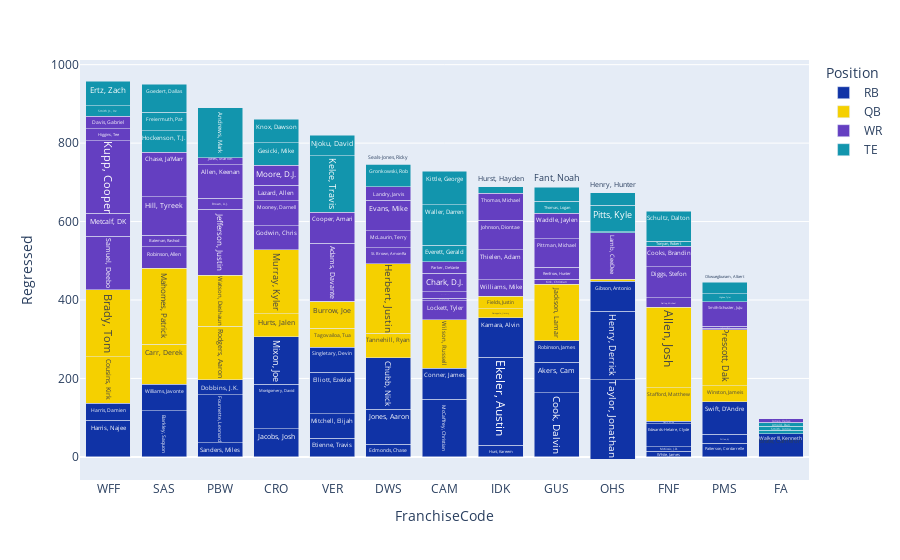

Notebook code for this chart:
### Code cell
sorter = fran_rank.index

fran_rost.FranchiseCode = fran_rost.FranchiseCode.astype("category")
fran_rost.FranchiseCode.cat.set_categories(sorter, inplace=True)
fran_rost.sort_values(["FranchiseCode"], inplace=True)

fig = px.bar(fran_rost, 
             x="FranchiseCode", 
             y="Regressed", 
             color="Position", 
             text='Name', 
             color_discrete_map={
                "RB": "#1033a6", #blue #1033a6 #0c2987
                "TE": "#1295ad", #teal #02687b #038097
                "WR": "#643fc1", #purple #4f22bc #643fc1
                "QB": "#f5d000"}, #gold #f5d000
             category_orders={
                 "Position": ["RB", "QB", "WR", "TE"]}
            )
fig.update_layout(barmode='stack', xaxis={'categoryorder':'total descending'})
fig.show()

### Figure 1 — Plotly figure (JSON) as saved in the notebook; plotly's stock layout.template omitted (floating-point values rounded to 4 significant figures)
{"data": [{"alignmentgroup": "True", "hovertemplate": "Position=RB<br>FranchiseCode=%{x}<br>Regressed=%{y}<br>Name=%{text}<extra></extra>", "legendgroup": "RB", "marker": {"color": "#1033a6", "pattern": {"shape": ""}}, "name": "RB", "offsetgroup": "RB", "orientation": "v", "showlegend": true, "text": ["Harris, Najee", "Harris, Damien", "Barkley, Saquon", "Williams, Javonte", "Sanders, Miles", "Fournette, Leonard", "Dobbins, J.K.", "Jacobs, Josh", "Montgomery, David", "Mixon, Joe", "Etienne, Travis", "Mitchell, Elijah", "Elliott, Ezekiel", "Singletary, Devin", "Edmonds, Chase", "Jones, Aaron", "Chubb, Nick", "McCaffrey, Christian", "Conner, James", "Hunt, Kareem", "Ekeler, Austin", "Kamara, Alvin", "Cook, Dalvin", "Akers, Cam", "Robinson, James", "Benjamin, Eno", "Taylor, Jonathan", "Henry, Derrick", "Gibson, Antonio", "White, James", "McKissic, J.D.", "Edwards-Helaire, Clyde", "Davis, Mike", "Patterson, Cordarrelle", "Dillon, AJ", "Swift, D'Andre", "Walker III, Kenneth", "Hall, Breece"], "textposition": "auto", "type": "bar", "x": ["WFF", "WFF", "SAS", "SAS", "PBW", "PBW", "PBW", "CRO", "CRO", "CRO", "VER", "VER", "VER", "VER", "DWS", "DWS", "DWS", "CAM", "CAM", "IDK", "IDK", "IDK", "GUS", "GUS", "GUS", "OHS", "OHS", "OHS", "OHS", "FNF", "FNF", "FNF", "FNF", "PMS", "PMS", "PMS", "FA", "FA"], "xaxis": "x", "y": [93.79, 43.01, 117.1, 68.05, 35.63, 122.4, 38.35, 72.22, 112.9, 120.9, 48.0, 61.68, 105.7, 64.73, 32.65, 89.08, 131.5, 146.4, 79.74, 29.34, 224.9, 101.1, 164.0, 77.76, 53.95, -5.35, 201.6, 175.3, 76.25, 14.23, 12.16, 57.6, 6.323, 34.43, 23.11, 82.91, 63.1, 25.99], "yaxis": "y"}, {"alignmentgroup": "True", "hovertemplate": "Position=QB<br>FranchiseCode=%{x}<br>Regressed=%{y}<br>Name=%{text}<extra></extra>", "legendgroup": "QB", "marker": {"color": "#f5d000", "pattern": {"shape": ""}}, "name": "QB", "offsetgroup": "QB", "orientation": "v", "showlegend": true, "text": ["Cousins, Kirk", "Brady, Tom", "Carr, Derek", "Mahomes, Patrick", "Rodgers, Aaron", "Watson, Deshaun", "Hurts, Jalen", "Murray, Kyler", "Tagovailoa, Tua", "Burrow, Joe", "Tannehill, Ryan", "Herbert, Justin", "Wilson, Russell", "Garoppolo, Jimmy", "Fields, Justin", "Jackson, Lamar", "Mills, Davis", "Stafford, Matthew", "Allen, Josh", "Winston, Jameis", "Prescott, Dak", "Huntley, Tyler"], "textposition": "auto", "type": "bar", "x": ["WFF", "WFF", "SAS", "SAS", "PBW", "PBW", "CRO", "CRO", "VER", "VER", "DWS", "DWS", "CAM", "IDK", "IDK", "GUS", "OHS", "FNF", "FNF", "PMS", "PMS", "FA"], "xaxis": "x", "y": [118.1, 171.6, 102.4, 193.4, 136.6, 130.5, 58.82, 163.5, 47.61, 67.94, 61.71, 178.0, 123.4, 22.28, 31.96, 145.1, 34.01, 85.6, 205.3, 41.48, 153.9, -30.41], "yaxis": "y"}, {"alignmentgroup": "True", "hovertemplate": "Position=WR<br>FranchiseCode=%{x}<br>Regressed=%{y}<br>Name=%{text}<extra></extra>", "legendgroup": "WR", "marker": {"color": "#643fc1", "pattern": {"shape": ""}}, "name": "WR", "offsetgroup": "WR", "orientation": "v", "showlegend": true, "text": ["Samuel, Deebo", "Metcalf, DK", "Kupp, Cooper", "Higgins, Tee", "Davis, Gabriel", "Robinson, Allen", "Bateman, Rashod", "Hill, Tyreek", "Chase, Ja'Marr", "Jefferson, Justin", "Brown, A.J.", "Allen, Keenan", "Jones, Marvin", "Godwin, Chris", "Mooney, Darnell", "Lazard, Allen", "Moore, D.J.", "Hopkins, DeAndre", "Adams, Davante", "Cooper, Amari", "St. Brown, Amon-Ra", "McLaurin, Terry", "Evans, Mike", "Landry, Jarvis", "Lockett, Tyler", "Bourne, Kendrick", "Meyers, Jakobi", "Chark, D.J.", "Parker, DeVante", "Williams, Mike", "Thielen, Adam", "Johnson, Diontae", "Thomas, Michael", "Kirk, Christian", "Renfrow, Hunter", "Pittman, Michael", "Waddle, Jaylen", "Shenault, Laviska", "Lamb, CeeDee", "Smith, DeVonta", "Gallup, Michael", "Diggs, Stefon", "Cooks, Brandin", "Jefferson, Van", "Boyd, Tyler", "Sutton, Courtland", "Smith-Schuster, JuJu", "Zaccheaus, Olamide", "Smith, Tre'Quan", "Tate, Auden", "Watson, Christian", "Jones, Velus"], "textposition": "auto", "type": "bar", "x": ["WFF", "WFF", "WFF", "WFF", "WFF", "SAS", "SAS", "SAS", "SAS", "PBW", "PBW", "PBW", "PBW", "CRO", "CRO", "CRO", "CRO", "VER", "VER", "VER", "DWS", "DWS", "DWS", "DWS", "CAM", "CAM", "CAM", "CAM", "CAM", "IDK", "IDK", "IDK", "IDK", "GUS", "GUS", "GUS", "GUS", "OHS", "OHS", "OHS", "FNF", "FNF", "FNF", "PMS", "PMS", "PMS", "PMS", "FA", "FA", "FA", "FA", "FA"], "xaxis": "x", "y": [136.6, 57.95, 185.6, 29.88, 32.55, 55.18, 28.58, 98.43, 113.7, 168.3, 27.04, 86.41, 29.72, 60.64, 64.6, 38.53, 51.48, 1.187, 148.4, 78.85, 40.01, 43.36, 77.62, 34.91, 49.13, 5.28, 17.19, 46.5, 30.1, 42.08, 76.48, 75.04, 69.02, 12.42, 30.86, 72.17, 66.56, -28.67, 126.8, -8.01, 24.01, 79.9, 52.39, -11.66, 4.097, 4.647, 62.58, 6.97, -0.9633, 22.74, 9.293, -9.373], "yaxis": "y"}, {"alignmentgroup": "True", "hovertemplate": "Position=TE<br>FranchiseCode=%{x}<br>Regressed=%{y}<br>Name=%{text}<extra></extra>", "legendgroup": "TE", "marker": {"color": "#1295ad", "pattern": {"shape": ""}}, "name": "TE", "offsetgroup": "TE", "orientation": "v", "showlegend": true, "text": ["Smith Jr., Irv", "Ertz, Zach", "Hockenson, T.J.", "Freiermuth, Pat", "Goedert, Dallas", "Jordan, Brevin", "Andrews, Mark", "Gesicki, Mike", "Knox, Dawson", "Kelce, Travis", "Njoku, David", "Gronkowski, Rob", "Seals-Jones, Ricky", "Everett, Gerald", "Waller, Darren", "Kittle, George", "Cook, Jared", "Hurst, Hayden", "Alie-Cox, Mo", "Thomas, Logan", "Fant, Noah", "Hooper, Austin", "Pitts, Kyle", "Henry, Hunter", "Tonyan, Robert", "Schultz, Dalton", "Higbee, Tyler", "Okwuegbunam, Albert", "Arnold, Dan", "Smith, Jonnu", "Brate, Cameron"], "textposition": "auto", "type": "bar", "x": ["WFF", "WFF", "SAS", "SAS", "SAS", "PBW", "PBW", "CRO", "CRO", "VER", "VER", "DWS", "DWS", "CAM", "CAM", "CAM", "IDK", "IDK", "GUS", "GUS", "GUS", "OHS", "OHS", "OHS", "FNF", "FNF", "PMS", "PMS", "FA", "FA", "FA"], "xaxis": "x", "y": [25.89, 63.39, 54.22, 47.54, 71.44, -12.14, 127.2, 57.03, 59.83, 144.2, 51.49, 56.45, 1.333, 41.48, 103.8, 85.67, 16.53, 0.3133, -1.967, 30.72, 36.1, 2.31, 67.75, 31.78, 12.82, 75.9, 20.97, 28.74, -10.9, -9.533, -8.01], "yaxis": "y"}], "layout": {"barmode": "stack", "legend": {"title": {"text": "Position"}, "tracegroupgap": 0}, "margin": {"t": 60}, "xaxis": {"anchor": "y", "categoryorder": "total descending", "domain": [0, 1], "title": {"text": "FranchiseCode"}}, "yaxis": {"anchor": "x", "domain": [0, 1], "title": {"text": "Regressed"}}}}
